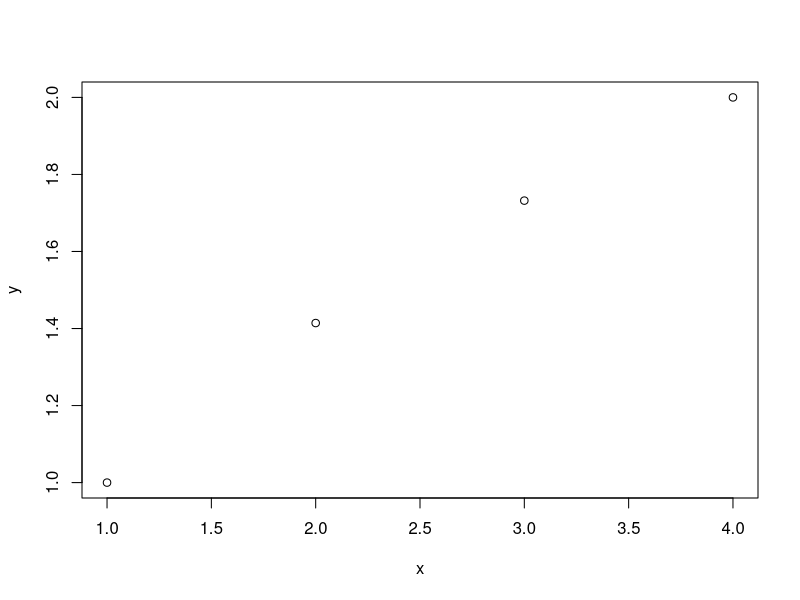

Recreate this plot in R. (Note: this script raises an error after producing the figure.)
##--------------------------------------------------------------##
##                 Getting Started With R                       ##
##                        John Fox                              ##
##   Introduction to the R Statistical Computing Environment    ##
##                 ICPSR, York University                       ##
##                          2017                                ##
##--------------------------------------------------------------##

# Basics: Interacting with the R Interpreter

    # arithmetic operators

2 + 3 # addition
2 - 3 # subtraction
2*3   # multiplication
2/3   # division
2^3   # exponentiation

    # precedence of operators, order of evaluation

4^2 - 3*2
1 - 6 + 4

    # use parentheses to clarify or modify evaluation

(4^2) - (3*2)
4 + 3^2

    # use spaces to clarify

-2--3
-2 - -3

    # calling functions, specifying arguments

log(100) # natural log
log(100, base=10) # log base-10
log10(100) # equivalent
log(100, b=10) # argument abbreviation

args("log") # arguments of the log() function

help("log")    # documentation
?log  # equivalent 
example("log") # execute examples in help page

log(100, 10) # specifying arguments by order

   # creating vectors

c(1, 2, 3, 4)  # c() (combine) function
1:4            # integer sequence operator (equivalent)
4:1            # descending
-1:2           # negative to positive

seq(1, 4)            # seq() (sequence) function, equivalent to 1:4
seq(2, 8, by=2)      # specify interval between elements
seq(0, 1, by=0.1)    # non-integer sequence
seq(0, 1, length=11) # specify number of elements
args(seq.default)    # seq also has date methods

    # arithmetic on vectors

c(1, 2, 3, 4)/2
c(1, 2, 3, 4)/c(4, 3, 2, 1)
log(c(0.1, 1, 10, 100), base=10)

    # recycling vectors

c(1, 2, 3, 4) + c(4, 3)    # no warning
c(1, 2, 3, 4) + c(4, 3, 2) # warning

    # creating variables (named objects) by assignment

x <- c(1, 2, 3, 4) # assignment
x # print


x/2            # equivalent to c(1, 2, 3, 4)/2
(y <- sqrt(x)) # parentheses to assign and print trick
plot(x, y)

    # assignment is destructive

(x <- rnorm(100))  # 100 standard normal random numbers

summary(x)  # summary(): a generic function

    # character data

(words <- c("To", "be", "or", "not", "to", "be"))
paste(words, collapse=" ")
table(words)

    # logical data

(logical.values <- c(TRUE, TRUE, FALSE, TRUE))
!logical.values # negation

    # coercion

sum(logical.values)      # number of TRUEs (coercion to numeric)
sum(!logical.values)     # number of FALSEs (TRUE-> 1, FALSE -> 0)
c("A", FALSE, 3.0)       # coerced to character
c(10, FALSE, -6.5, TRUE) # coerced to numeric

    # simple indexing

x[12]             # 12th element
words[2]          # second element
logical.values[3] # third element
x[6:15]           # elements 6 through 15
x[c(1, 3, 5)]     # 1st, 3rd, 5th elements 

x[-(11:100)] # omit elements 11 through 100

v <- 1:4
v[c(TRUE, FALSE, FALSE, TRUE)] # logical indexing

    # comparison and logical  operators

1 == 2       # equal to
1 != 2       # not equal to
1 <= 2       # less than or equal to
1 < 1:3      # less than   
3:1 > 1:3    # greater than
3:1 >= 1:3   # greater than or equal to

TRUE & c(TRUE, FALSE)                        # logical and
c(TRUE, FALSE, FALSE) | c(TRUE, TRUE, FALSE) # logical or
TRUE && FALSE  # unvectorized and (for programming)
TRUE || FALSE  # unvectorized or

    # examples

(z <- x[1:10])      # first 10 elements of x
z < -0.5            # is each element less than -0.5?
z > 0.5             # is each element greater than 0.5
z < -0.5 | z > 0.5  #  < and > are of higher precedence than |
abs(z) > 0.5        # absolute value, equivalent to last expression
z[abs(z) > 0.5]     # values of z for which |z| > 0.5

    # user-defined functions

mean(x)  # of 100 random-normal numbers

sum(x)/length(x)  # equivalent


myMean <- function(x){  # defining a function
    sum(x)/length(x)
}

myMean(x) # of 100 random normal number
y         # from sqrt(c(1, 2, 3, 4))
myMean(y)
myMean(1:100)
myMean(sqrt(1:100))

mySD <- function(x){  # another user-defined function
    sqrt(sum((x - myMean(x))^2)/(length(x) - 1))
}

mySD(1:100)
sd(1:100) # check

mySD
myMean

letters
mySD(letters)
traceback()  # call stack to point of error

# An Illustrative Data Analysis: Duncan's Occupational Prestige Regression

library("car")      # load car package (for data and functions)
head(Duncan, n=10)  # first 10 cases
dim(Duncan)         # rows and columns
str(Duncan)
View(Duncan)        # in the RStudio data viewer
summary(Duncan)     # invoking the summary() generic function
help("Duncan")      # codebook for the data set

    # Examining the Data

with(Duncan, hist(prestige))

scatterplotMatrix( ~ prestige + education + income, 
    id.n=3, data=Duncan)

    # Duncan's regression

(duncan.model <- lm(prestige ~ education + income, data=Duncan))

summary(duncan.model)  # more detailed report

    # some regression diagnostics

        # distribution of the (studentized) residuals

densityPlot(rstudent(duncan.model))
qqPlot(duncan.model, id.n=3)
outlierTest(duncan.model)

        # influence diagnostics

influencePlot(duncan.model, id.n=3)

influenceIndexPlot(duncan.model, id.n=3)

avPlots(duncan.model, id.n=3, id.method="mahal")

        # nonlinearity diagnostic

crPlots(duncan.model)

        # nonconstant-spread diagnostics

spreadLevelPlot(duncan.model)
ncvTest(duncan.model)
ncvTest(duncan.model, var.formula= ~ income + education)

    # refit without ministers and conductors

whichNames(c("minister", "conductor"), Duncan)
duncan.model.2 <- update(duncan.model, subset=-c(6, 16))
summary(duncan.model.2)
compareCoefs(duncan.model, duncan.model.2)
